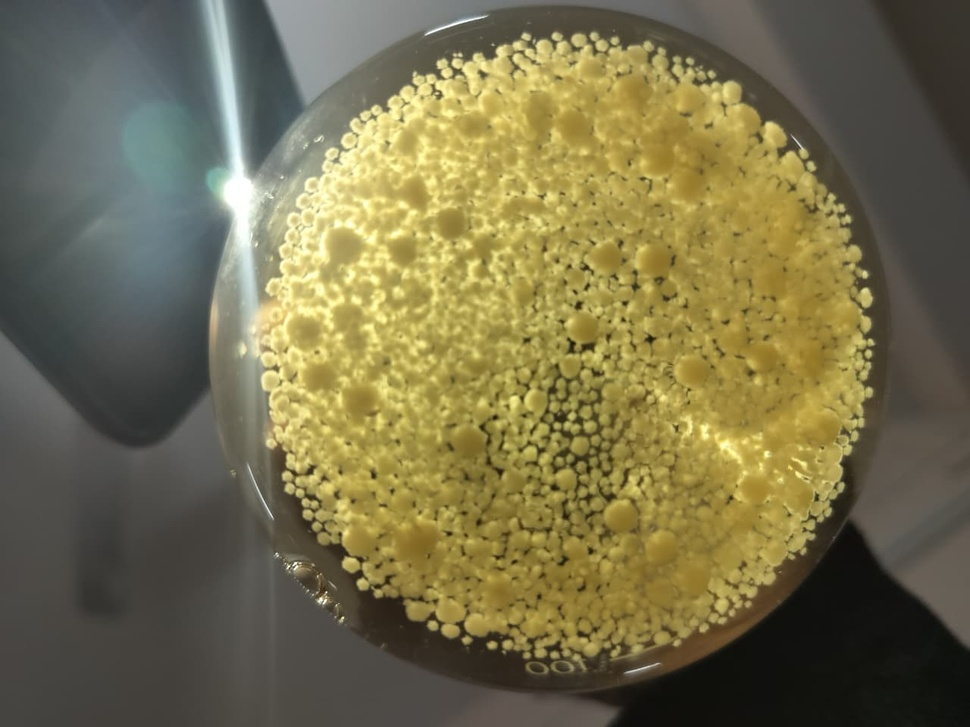
#> input picture Images/1.2/day3/image_1.jpeg, 970 x 727 px, shrunk from 1280 x 960 before the run, found by its file name
$ python visualize.py
#> lines starting #> are read from the running program, lines starting #| are printed output that depends on the picture; after the words box and inside, x2 and y2 are one past the last pixel; in counts of white or black regions, pixels touching at a corner belong together
#> in visualize_segmentation, img is the input picture: shape (727, 970, 3); mean B, G, R 76.5, 111.4, 118.3
import cv2
import numpy as np
import matplotlib.pyplot as plt

# Preprocessing helpers (same as extract_features)

def crop_bottom_roi(img, bottom_ratio=0.4):
#> called with bottom_ratio = 0.4
    h, w = img.shape[:2]
#> h = 727; w = 970
    start_y = int(h * (1 - bottom_ratio))
#> start_y = 436
    return img[start_y:h, :]
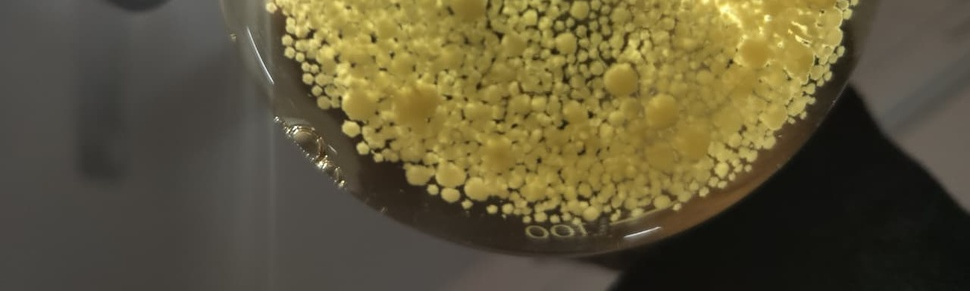
#> returned value: shape (291, 970, 3); mean of channels 0, 1, 2 57.5, 85.9, 94.3; drawn as B, G, R


def mask_side_walls(img, side_ratio=0.12):
#> called with side_ratio = 0.12
    h, w = img.shape[:2]
#> h = 291; w = 970
    left = int(w * side_ratio)
#> left = 116
    right = int(w * (1 - side_ratio))
#> right = 853
    return img[:, left:right]
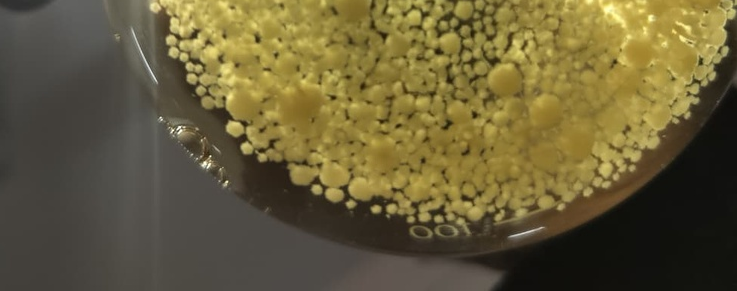
#> returned value: shape (291, 737, 3); mean of channels 0, 1, 2 57.4, 93.2, 103.5; drawn as B, G, R


def preprocess(img):
    roi = crop_bottom_roi(img, 0.4)
    roi = mask_side_walls(roi, 0.12)

    lab = cv2.cvtColor(roi, cv2.COLOR_BGR2LAB)
#> lab: shape (291, 737, 3); mean of channels 0, 1, 2 99.5, 127.2, 148.7
    L, A, B = cv2.split(lab)
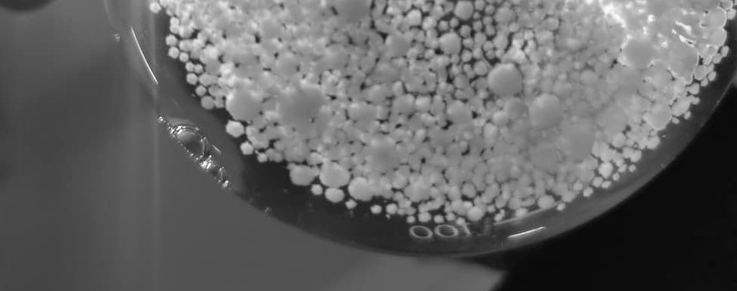
#> L: shape (291, 737); min 9, max 254, mean 99.5
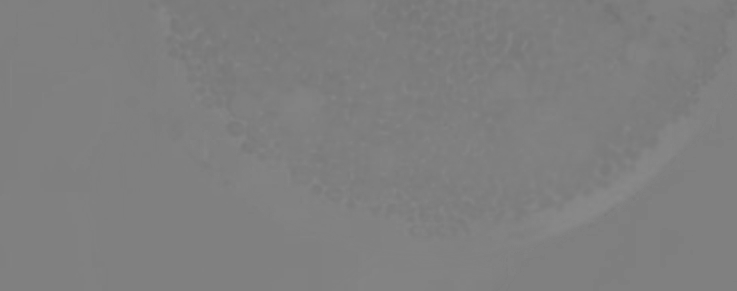
#> A: shape (291, 737); min 115, max 138, mean 127.2
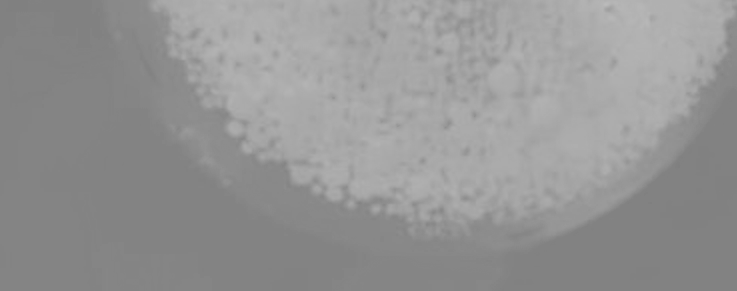
#> B: shape (291, 737); min 127, max 187, mean 148.7

    L_blur = cv2.GaussianBlur(L, (3, 3), 0)
    return roi, L_blur


# Segmentation visualizer


def visualize_segmentation(image_path):
    img = cv2.imread(image_path)
    roi, L = preprocess(img)


    # Pellet (blob) mask

    _, pellet_mask = cv2.threshold(
        L, 0, 255, cv2.THRESH_BINARY + cv2.THRESH_OTSU
    )
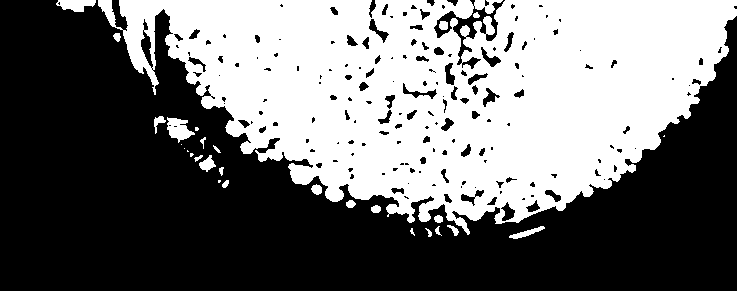
#> pellet_mask: shape (291, 737); 43.6% white; 29 white regions (8 under 20 px), largest, box (x1, y1, x2, y2) and area: (98, 0, 737, 235) 91554, (167, 117, 195, 143) 408, (56, 0, 96, 12) 331

    kernel = np.ones((3, 3), np.uint8)
    pellet_mask = cv2.morphologyEx(
        pellet_mask, cv2.MORPH_OPEN, kernel
    )
#> pellet_mask: shape (291, 737); 43.4% white; 27 white regions (6 under 20 px), largest, box (x1, y1, x2, y2) and area: (119, 0, 737, 234) 90862, (167, 118, 194, 140) 395, (58, 0, 96, 12) 320


    # Sediment mask

    _, sediment_mask = cv2.threshold(
        L, 0, 255, cv2.THRESH_BINARY_INV + cv2.THRESH_OTSU
    )

    # Plotting everything

    plt.figure(figsize=(12, 8))

    plt.subplot(2, 2, 1)
    plt.imshow(cv2.cvtColor(img, cv2.COLOR_BGR2RGB))
    plt.title("Original Image")
    plt.axis("off")

    plt.subplot(2, 2, 2)
    plt.imshow(cv2.cvtColor(roi, cv2.COLOR_BGR2RGB))
    plt.title("ROI (Bottom + Side masked)")
    plt.axis("off")

    plt.subplot(2, 2, 3)
    plt.imshow(pellet_mask, cmap="gray")
    plt.title("Pellet / Blob Segmentation (Day-3)")
    plt.axis("off")

    plt.subplot(2, 2, 4)
    plt.imshow(sediment_mask, cmap="gray")
    plt.title("Sediment Segmentation (Day-6)")
    plt.axis("off")

    plt.tight_layout()
    plt.show()
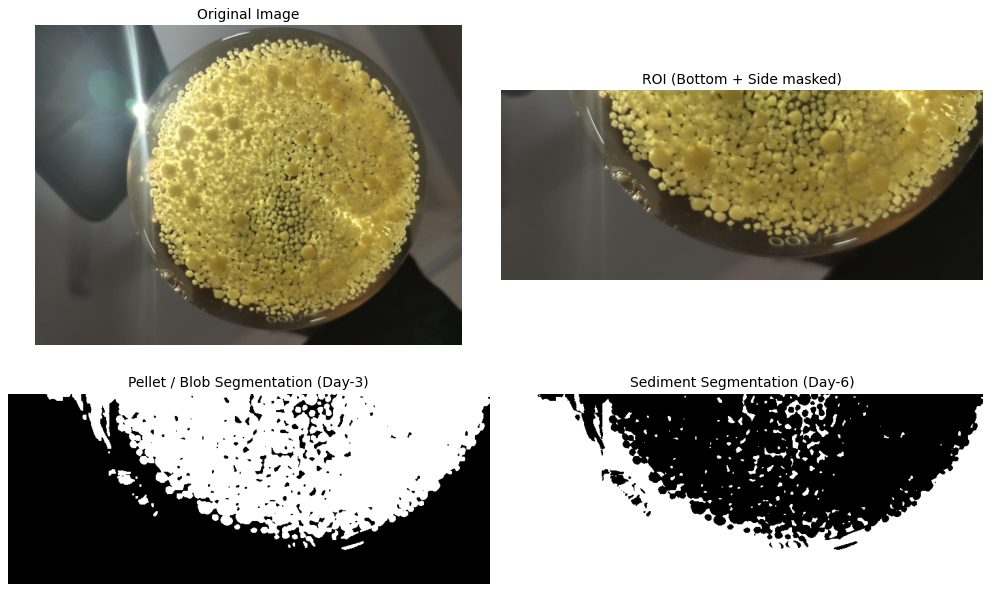
#> figure drawn by matplotlib, 4 panels

# TEST

if __name__ == "__main__":
    visualize_segmentation("images/1.2/day3/image_1.jpeg")

$ run again, with Images/1.2/day3/image_10.jpeg copied over Images/1.2/day3/image_1.jpeg
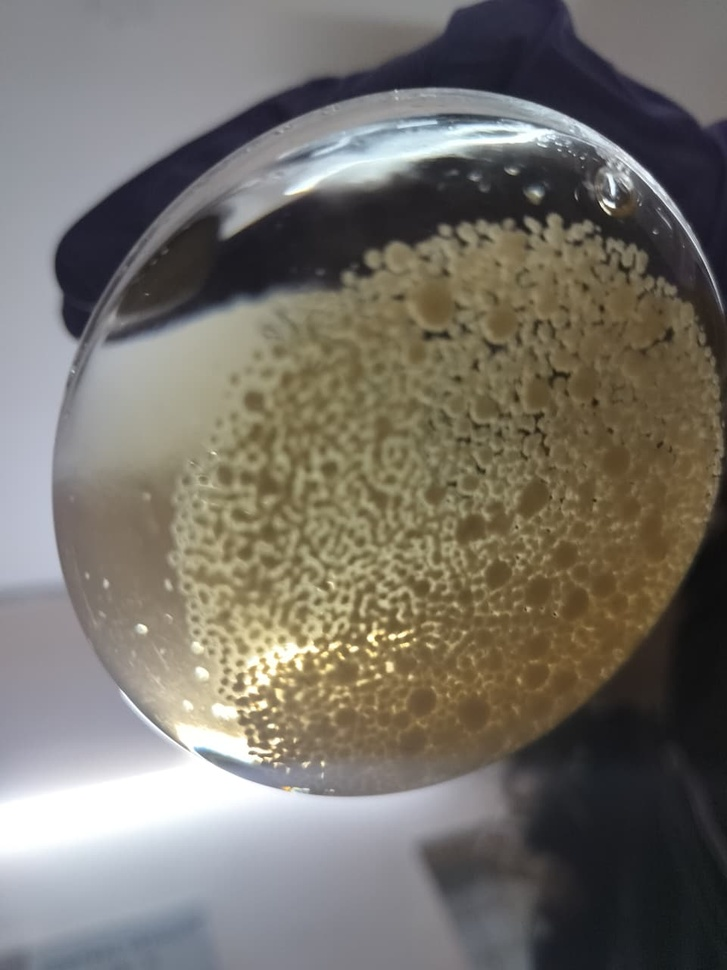
#> input picture Images/1.2/day3/image_10.jpeg, 727 x 970 px, shrunk from 960 x 1280 before the run, found by its file name
#> in visualize_segmentation, img is the input picture: shape (970, 727, 3); mean B, G, R 106, 113.8, 118.4
#> lab: shape (388, 552, 3); mean of channels 0, 1, 2 134.5, 129.2, 133.8
#> in visualize_segmentation, `_, pellet_mask = cv2.threshold( L, 0, 255, cv2.THRESH_BINARY + cv2.THR..`:
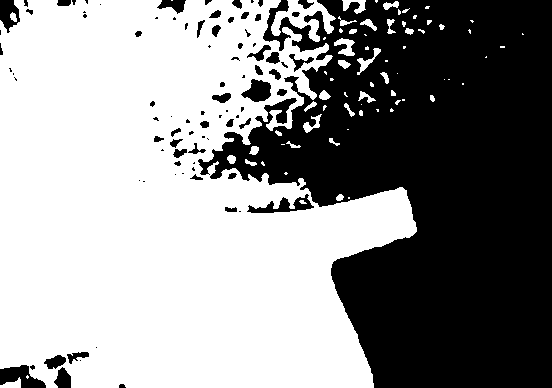
#> pellet_mask: shape (388, 552); 57.2% white; 89 black regions (41 under 20 px), largest, box (x1, y1, x2, y2) and area: (198, 0, 552, 388) 86468, (0, 365, 46, 388) 621, (247, 194, 314, 213) 506
#> in visualize_segmentation, `plt.show()`:
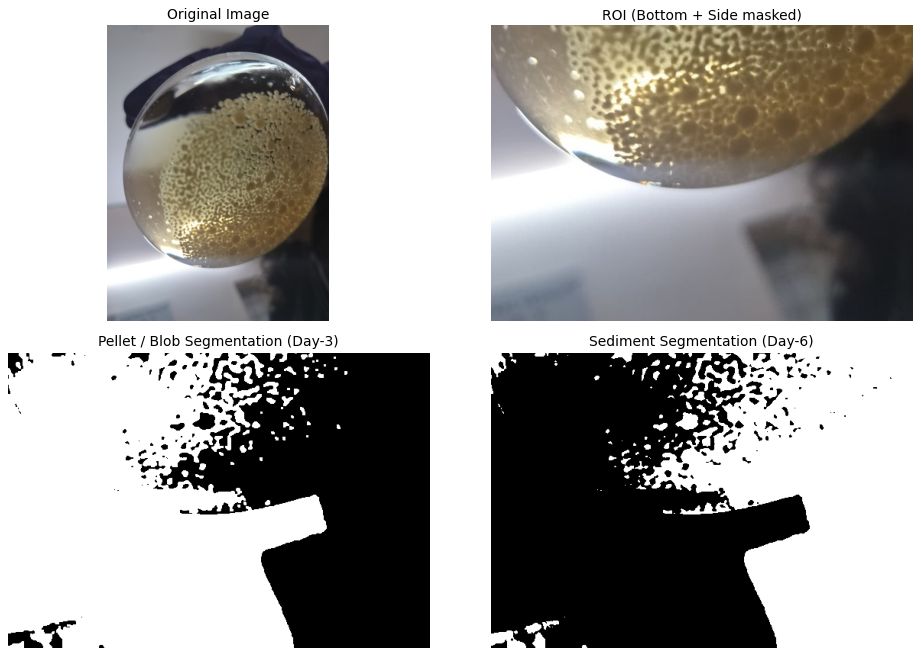
#> figure drawn by matplotlib, 4 panels

$ run again, with Images/1.2/day3/image_11.jpeg copied over Images/1.2/day3/image_1.jpeg
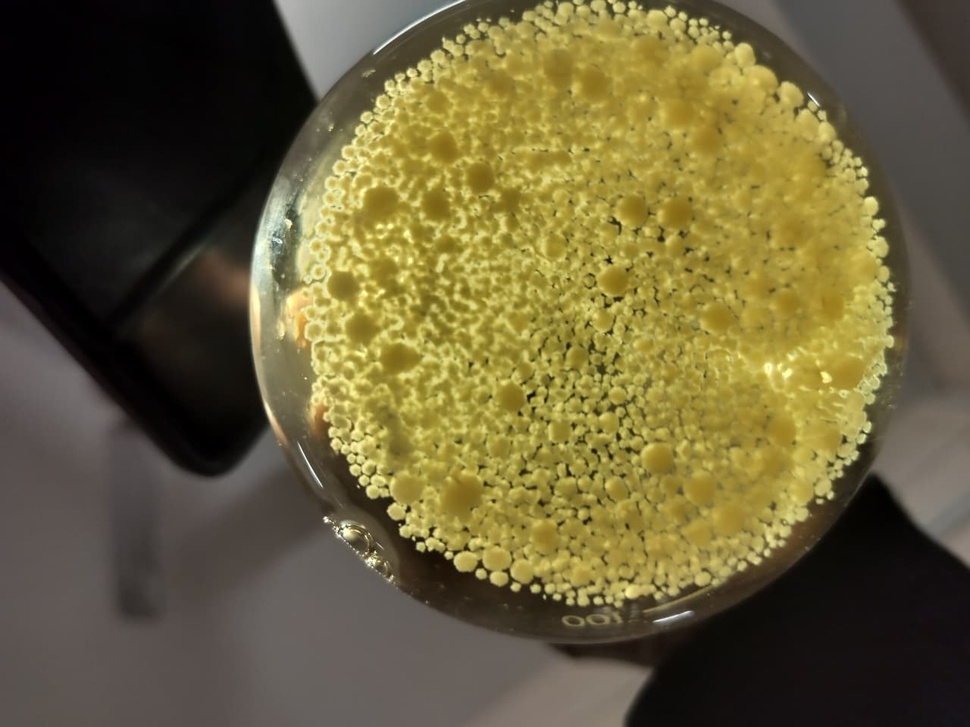
#> input picture Images/1.2/day3/image_11.jpeg, 970 x 727 px, shrunk from 1280 x 960 before the run, found by its file name
#> in visualize_segmentation, img is the input picture: shape (727, 970, 3); mean B, G, R 57.9, 95.7, 105.2
#> lab: shape (291, 737, 3); mean of channels 0, 1, 2 96.2, 127.9, 144.3
#> in visualize_segmentation, `_, pellet_mask = cv2.threshold( L, 0, 255, cv2.THRESH_BINARY + cv2.THR..`:
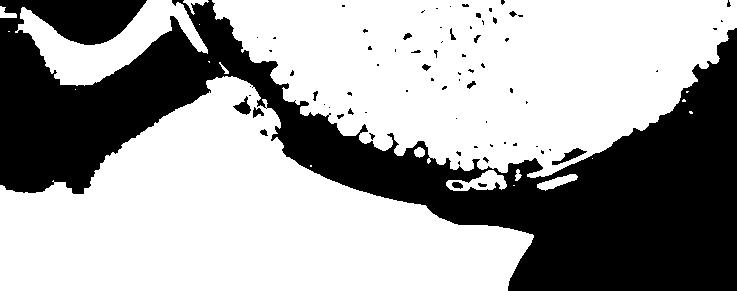
#> pellet_mask: shape (291, 737); 63.4% white; 74 black regions (56 under 20 px), largest, box (x1, y1, x2, y2) and area: (0, 0, 737, 291) 77180, (552, 148, 587, 165) 198, (233, 96, 251, 115) 157
#> in visualize_segmentation, `plt.show()`:
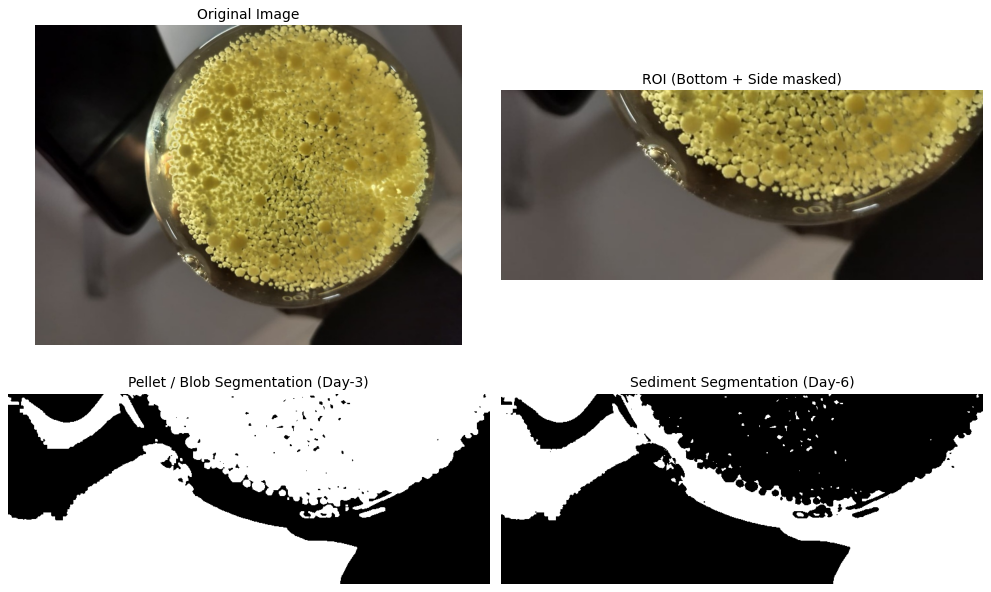
#> figure drawn by matplotlib, 4 panels

$ run again, with Images/1.2/day3/image_12.jpeg copied over Images/1.2/day3/image_1.jpeg
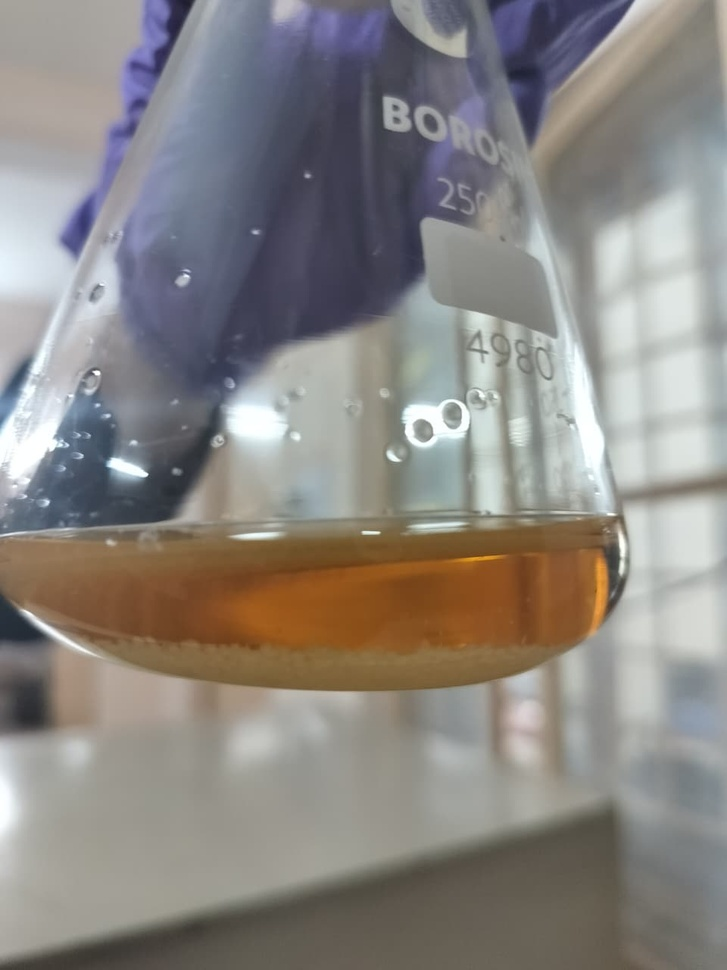
#> input picture Images/1.2/day3/image_12.jpeg, 727 x 970 px, shrunk from 960 x 1280 before the run, found by its file name
#> in visualize_segmentation, img is the input picture: shape (970, 727, 3); mean B, G, R 130.5, 134.3, 138.4
#> lab: shape (388, 552, 3); mean of channels 0, 1, 2 133.3, 131, 139.5
#> sediment_mask: shape (388, 552); 48.7% white; 6 white regions (2 under 20 px), largest, box (x1, y1, x2, y2) and area: (0, 218, 552, 388) 54705, (0, 0, 509, 145) 48937, (515, 0, 539, 41) 478, (407, 132, 412, 161) 93
#> in visualize_segmentation, `plt.show()`:
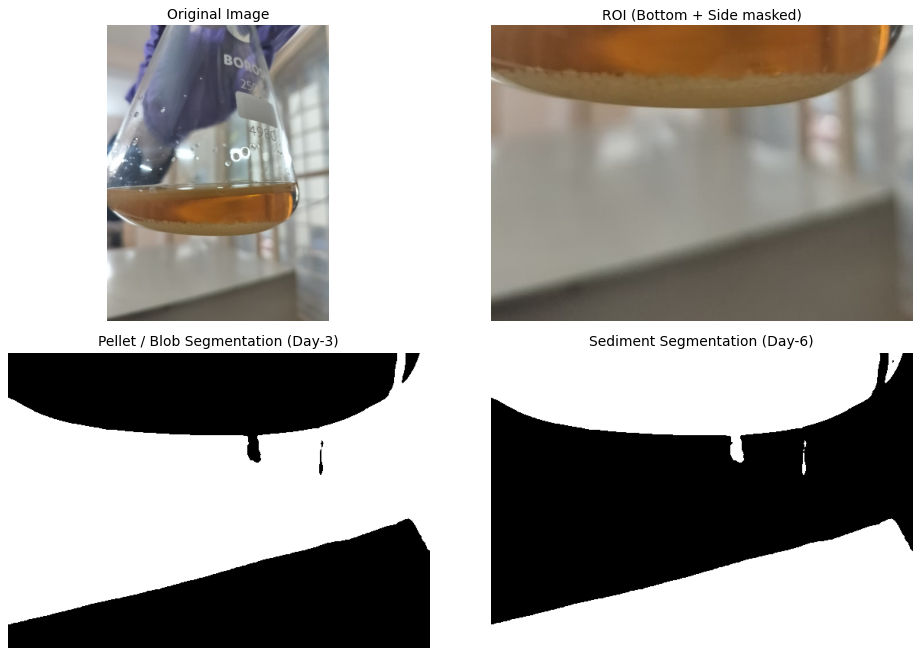
#> figure drawn by matplotlib, 4 panels
